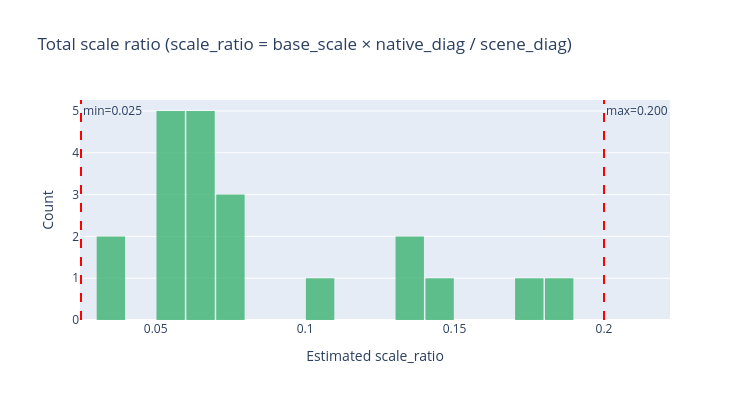

This figure's notebook cell:
### Markdown cell above
### 3 — Total scale ratio and how it was also distributed

### Code cell
fig = go.Figure()
fig.add_trace(go.Histogram(
    x=df["scale_ratio"], nbinsx=15,
    marker_color="mediumseagreen", opacity=0.8,
))
fig.add_vline(x=0.025, line_dash="dash", line_color="red",
              annotation_text="min=0.025")
fig.add_vline(x=0.200, line_dash="dash", line_color="red",
              annotation_text="max=0.200")
fig.update_layout(
    title="Total scale ratio (scale_ratio = base_scale × native_diag / scene_diag)",
    xaxis_title="Estimated scale_ratio",
    yaxis_title="Count",
    bargap=0.05, width=750, height=400,
)
fig.show()

print(df[["scale_ratio"]].describe().round(4))

### Figure 1 — Plotly figure (JSON) as saved in the notebook; plotly's stock layout.template omitted (floating-point values rounded to 4 significant figures)
{"data": [{"marker": {"color": "mediumseagreen"}, "nbinsx": 15, "opacity": 0.8, "type": "histogram", "x": [0.0738, 0.1413, 0.1767, 0.0736, 0.0583, 0.056, 0.0631, 0.0389, 0.0674, 0.0631, 0.0707, 0.1857, 0.0551, 0.0696, 0.1008, 0.0511, 0.1384, 0.0365, 0.1367, 0.0651, 0.0517]}], "layout": {"annotations": [{"showarrow": false, "text": "min=0.025", "x": 0.025, "xanchor": "left", "xref": "x", "y": 1, "yanchor": "top", "yref": "y domain"}, {"showarrow": false, "text": "max=0.200", "x": 0.2, "xanchor": "left", "xref": "x", "y": 1, "yanchor": "top", "yref": "y domain"}], "bargap": 0.05, "height": 400, "shapes": [{"line": {"color": "red", "dash": "dash"}, "type": "line", "x0": 0.025, "x1": 0.025, "xref": "x", "y0": 0, "y1": 1, "yref": "y domain"}, {"line": {"color": "red", "dash": "dash"}, "type": "line", "x0": 0.2, "x1": 0.2, "xref": "x", "y0": 0, "y1": 1, "yref": "y domain"}], "title": {"text": "Total scale ratio (scale_ratio = base_scale × native_diag / scene_diag)"}, "width": 750, "xaxis": {"title": {"text": "Estimated scale_ratio"}}, "yaxis": {"title": {"text": "Count"}}}}
